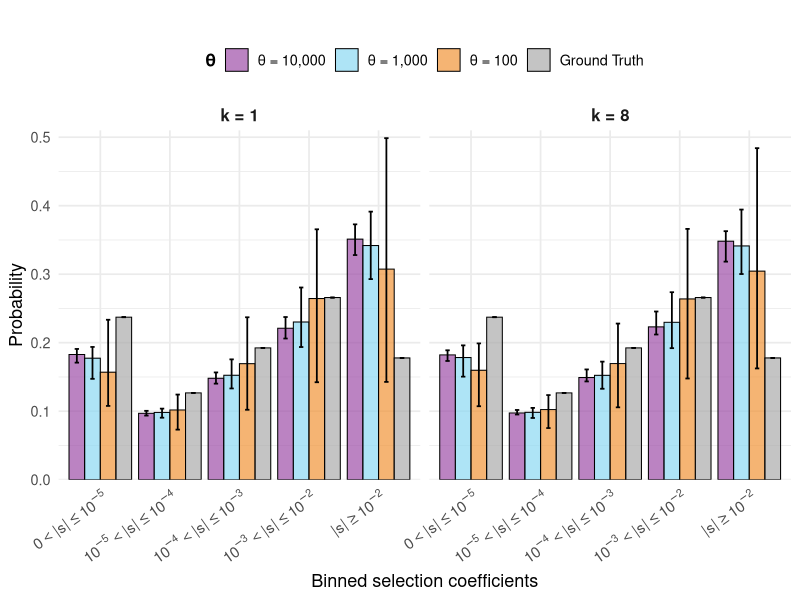
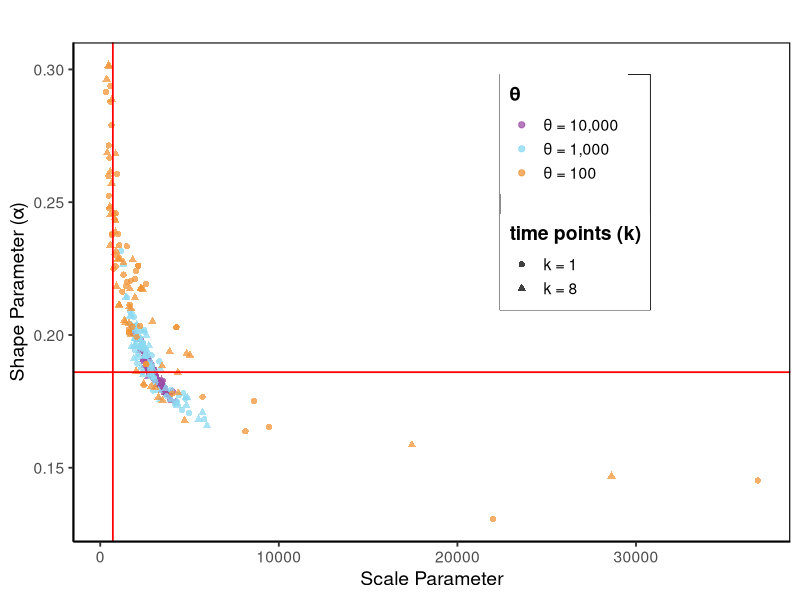

The R source for these figures, in order:
# Reduced version: Only k1 and k8 (theta comparison)
# Colors = theta | Shapes = k | Only 2 facets

library(tidyr)
library(dplyr)
library(ggplot2)

# ====================== BIN DEFINITION ======================
bin_labels_char <- c("0 - <1e-5", 
                     "1e-5 - <1e-4", 
                     "1e-4 - <1e-3", 
                     "1e-3 - <1e-2", 
                     ">= 1e-2")

bin_labels_math <- c(
  expression(0 < "|" * s * "|" ~ "\u2264" ~ 10^{-5}),
  expression(10^{-5} < "|" * s * "|" ~ "\u2264" ~ 10^{-4}),
  expression(10^{-4} < "|" * s * "|" ~ "\u2264" ~ 10^{-3}),
  expression(10^{-3} < "|" * s * "|" ~ "\u2264" ~ 10^{-2}),
  expression("|" * s * "|" ~ "\u2265" ~ 10^{-2})
)

# ====================== BIN BREAKPOINTS ======================
s <- c(1e-5, 1e-4, 1e-3, 1e-2)
TwoNs <- 2 * 10000 * s

# ====================== PROPORTION FUNCTION ======================
calcular_proporciones <- function(alpha, scale) {
  cdf <- pgamma(q = TwoNs, shape = alpha, scale = scale, lower.tail = TRUE)
  bin_probs <- c(cdf[1], cdf[2]-cdf[1], cdf[3]-cdf[2], cdf[4]-cdf[3], 1-cdf[4])
  names(bin_probs) <- bin_labels_char
  return(bin_probs)
}

# ====================== READ PARAMETERS (k1 + k8 only) ======================
### Theta = 10,000
params_k1_diezmil   <- read.csv("boykodfe_1t.csv", header = FALSE)
alpha_k1_diezmil    <- params_k1_diezmil[, 1]
scale_k1_diezmil    <- params_k1_diezmil[, 2]

params_k8_diezmil   <- read.csv("boykodfe_8t.csv", header = FALSE)
alpha_k8_diezmil    <- params_k8_diezmil[, 1]
scale_k8_diezmil    <- params_k8_diezmil[, 2]

### Theta = 1,000
params_k1_mil   <- read.csv("boyko_k1_tmil_results.csv", header = FALSE)
alpha_k1_mil    <- params_k1_mil[, 1]
scale_k1_mil    <- params_k1_mil[, 2]

params_k8_mil   <- read.csv("boyko_k8_tmil_results.csv", header = FALSE)
alpha_k8_mil    <- params_k8_mil[, 1]
scale_k8_mil    <- params_k8_mil[, 2]

### Theta = 100
params_k1_cien   <- read.csv("boyko_k1_tcien_results.csv", header = FALSE)
alpha_k1_cien    <- params_k1_cien[, 1]
scale_k1_cien    <- params_k1_cien[, 2]

params_k8_cien   <- read.csv("boyko_k8_tcien_results.csv", header = FALSE)
alpha_k8_cien    <- params_k8_cien[, 1]
scale_k8_cien    <- params_k8_cien[, 2]

# ====================== CALCULATIONS (only k1 + k8) ======================
prob_k1_diezmil   <- t(sapply(1:50, function(i) calcular_proporciones(alpha_k1_diezmil[i], scale_k1_diezmil[i])))
prob_k8_diezmil   <- t(sapply(1:50, function(i) calcular_proporciones(alpha_k8_diezmil[i], scale_k8_diezmil[i])))

prob_k1_mil   <- t(sapply(1:50, function(i) calcular_proporciones(alpha_k1_mil[i], scale_k1_mil[i])))
prob_k8_mil   <- t(sapply(1:50, function(i) calcular_proporciones(alpha_k8_mil[i], scale_k8_mil[i])))

prob_k1_cien   <- t(sapply(1:50, function(i) calcular_proporciones(alpha_k1_cien[i], scale_k1_cien[i])))
prob_k8_cien   <- t(sapply(1:50, function(i) calcular_proporciones(alpha_k8_cien[i], scale_k8_cien[i])))

colnames(prob_k1_diezmil) <- bin_labels_char
colnames(prob_k8_diezmil) <- bin_labels_char
colnames(prob_k1_mil)     <- bin_labels_char
colnames(prob_k8_mil)     <- bin_labels_char
colnames(prob_k1_cien)    <- bin_labels_char
colnames(prob_k8_cien)    <- bin_labels_char

# ====================== LONG FORMAT ======================
long_df <- bind_rows(
  as.data.frame(prob_k1_diezmil) %>% mutate(theta = "10,000", k = "k1", replicate = 1:50),
  as.data.frame(prob_k8_diezmil) %>% mutate(theta = "10,000", k = "k8", replicate = 1:50),
  
  as.data.frame(prob_k1_mil)     %>% mutate(theta = "1,000",  k = "k1", replicate = 1:50),
  as.data.frame(prob_k8_mil)     %>% mutate(theta = "1,000",  k = "k8", replicate = 1:50),
  
  as.data.frame(prob_k1_cien)    %>% mutate(theta = "100",    k = "k1", replicate = 1:50),
  as.data.frame(prob_k8_cien)    %>% mutate(theta = "100",    k = "k8", replicate = 1:50)
) %>%
  pivot_longer(cols = all_of(bin_labels_char), names_to = "bin", values_to = "probability")

# ====================== GROUND TRUTH ======================
truth_prob <- pgamma(TwoNs, shape = 0.186, scale = 706.899) # Boyko
truth <- c(truth_prob[1], truth_prob[2]-truth_prob[1], truth_prob[3]-truth_prob[2],
           truth_prob[4]-truth_prob[3], 1-truth_prob[4])

truth_df <- data.frame(bin = bin_labels_char, probability = truth) %>%
  crossing(k = c("k1", "k8")) %>%
  mutate(theta = "Ground Truth")

# Combine
long_df_with_truth <- bind_rows(long_df, truth_df) %>%
  mutate(
    theta = factor(theta, levels = c("10,000", "1,000", "100", "Ground Truth"),
                   labels = c("θ = 10,000", "θ = 1,000", "θ = 100", "Ground Truth")),
    k = factor(k, levels = c("k1", "k8"), labels = c("k = 1", "k = 8")),
    bin = factor(bin, levels = bin_labels_char)
  )

# ====================== SUMMARY ======================
summary_df <- long_df_with_truth %>%
  group_by(theta, k, bin) %>%
  summarise(mean_prob = mean(probability),
            min_prob  = min(probability),
            max_prob  = max(probability),
            .groups = "drop")

# ====================== BAR PLOT ======================
p <- ggplot(summary_df, aes(x = bin, y = mean_prob, fill = theta)) +
  geom_col(position = position_dodge(width = 0.9), color = "black", linewidth = 0.35, alpha = 0.7) +
  geom_errorbar(aes(ymin = min_prob, ymax = max_prob),
                position = position_dodge(width = 0.9), width = 0.25, linewidth = 0.6) +
  facet_wrap(~ k, ncol = 2) +
  theme_minimal(base_size = 13) +
  labs(title = "", x = "Binned selection coefficients", y = "Probability", fill = "θ") +
  theme(axis.text.x = element_text(angle = 35, hjust = 1, size = 11),
        legend.position = "top",
        legend.title = element_text(face = "bold"),
        strip.text = element_text(face = "bold", size = 12)) +
  scale_fill_manual(values = c("θ = 10,000" = "#9e4ea7",
                               "θ = 1,000"  = "#8bd8f2",
                               "θ = 100"    = "#f19437",
                               "Ground Truth" = "#ababab")) +
  scale_y_continuous(limits = c(0, 0.5), breaks = seq(0, 0.5, by = 0.1),
                     expand = expansion(mult = c(0, 0.02))) +
  scale_x_discrete(labels = bin_labels_math)

ggsave(filename = "Gamma_boykoDFE_inference_k1k8.jpg",
       plot = p, width = 10, height = 6, dpi = 300, device = "jpg")

print("Bar plot saved as Gamma_boykoDFE_inference_k1k8.jpg (k1 + k8 only)")

# ====================== SCATTER PLOT (α vs scale) ======================
df_params <- bind_rows(
  data.frame(alpha = alpha_k1_diezmil, scale = scale_k1_diezmil, theta = "10000", k = "k1"),
  data.frame(alpha = alpha_k8_diezmil, scale = scale_k8_diezmil, theta = "10000", k = "k8"),
  
  data.frame(alpha = alpha_k1_mil,     scale = scale_k1_mil,     theta = "1000",  k = "k1"),
  data.frame(alpha = alpha_k8_mil,     scale = scale_k8_mil,     theta = "1000",  k = "k8"),
  
  data.frame(alpha = alpha_k1_cien,    scale = scale_k1_cien,    theta = "100",   k = "k1"),
  data.frame(alpha = alpha_k8_cien,    scale = scale_k8_cien,    theta = "100",   k = "k8")
) %>%
  mutate(
    theta = factor(theta, levels = c("10000","1000","100"),
                   labels = c("θ = 10,000", "θ = 1,000", "θ = 100")),
    k = factor(k, levels = c("k1","k8"), labels = c("k = 1", "k = 8"))
  )

p_scatter <- ggplot(df_params, aes(x = scale, y = alpha, color = theta, shape = k)) +
  geom_point(size = 1.8, alpha = 0.75) +
  geom_vline(xintercept = 706.899, color = "red", linewidth = 0.6) +
  geom_hline(yintercept = 0.186,   color = "red", linewidth = 0.6) +
  scale_color_manual(values = c("θ = 10,000" = "#9e4ea7",
                                "θ = 1,000"  = "#8bd8f2",
                                "θ = 100"    = "#f19437")) +
  scale_shape_manual(values = c("k = 1" = 16, "k = 8" = 17)) +
  labs(title = "", x = "Scale Parameter", y = "Shape Parameter (α)",
       color = "θ", shape = "time points (k)") +
  theme_classic(base_size = 14) +
  theme(plot.title = element_text(face = "bold", hjust = 0.5),
        legend.position = c(0.70, 0.70),
        legend.title = element_text(face = "bold"),
        legend.background = element_rect(fill = "white", color = NA),
        panel.border = element_rect(color = "black", fill = NA, linewidth = 0.8),
        legend.box.background = element_rect(color = "black", linewidth = 0.3))

ggsave(filename = "boyko_params_scatter_k1k8.jpg",
       plot = p_scatter, width = 6, height = 6, dpi = 300, bg = "white")

print("Scatter plot saved as boyko_params_scatter_k1k8.jpg (k1 + k8 only)")
